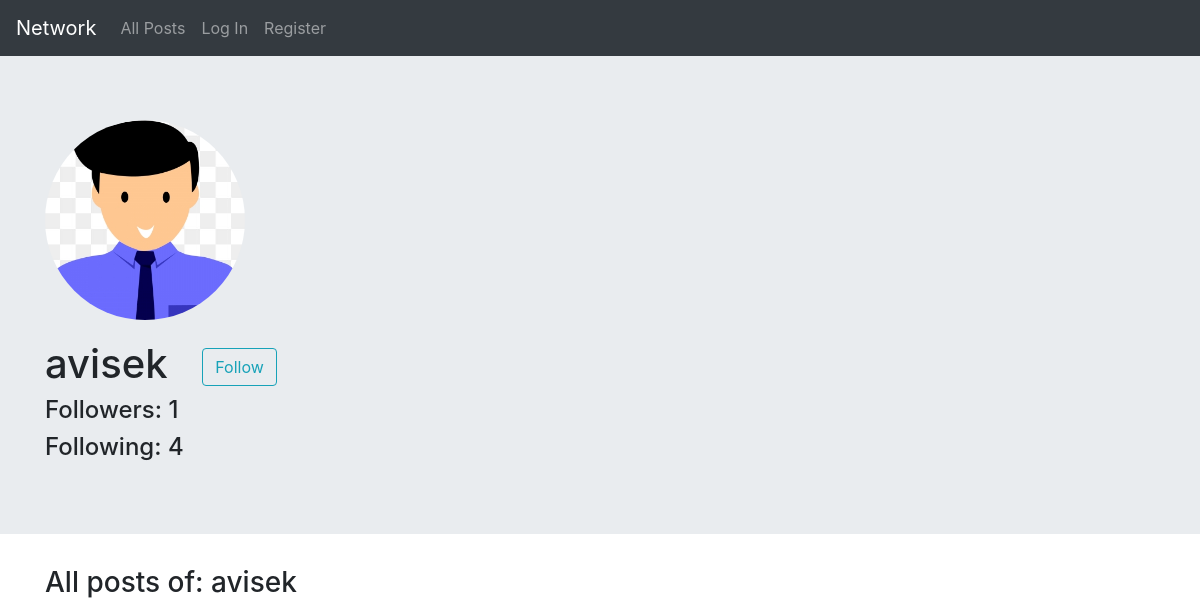
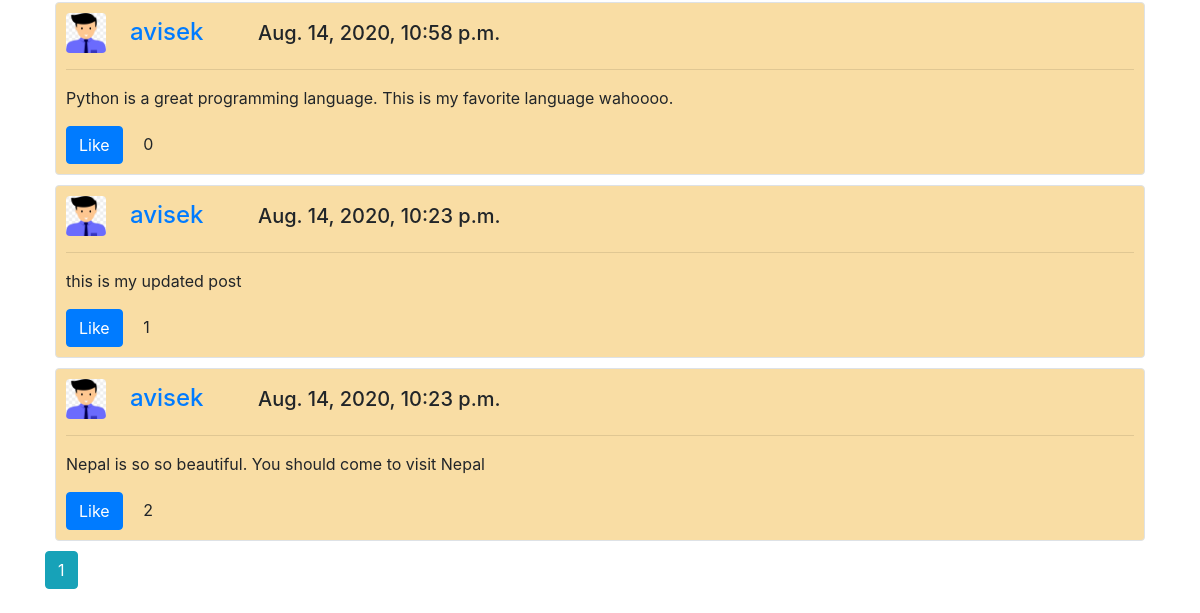
Before: /users/avisek with the older database file (2 pictures, top to bottom).
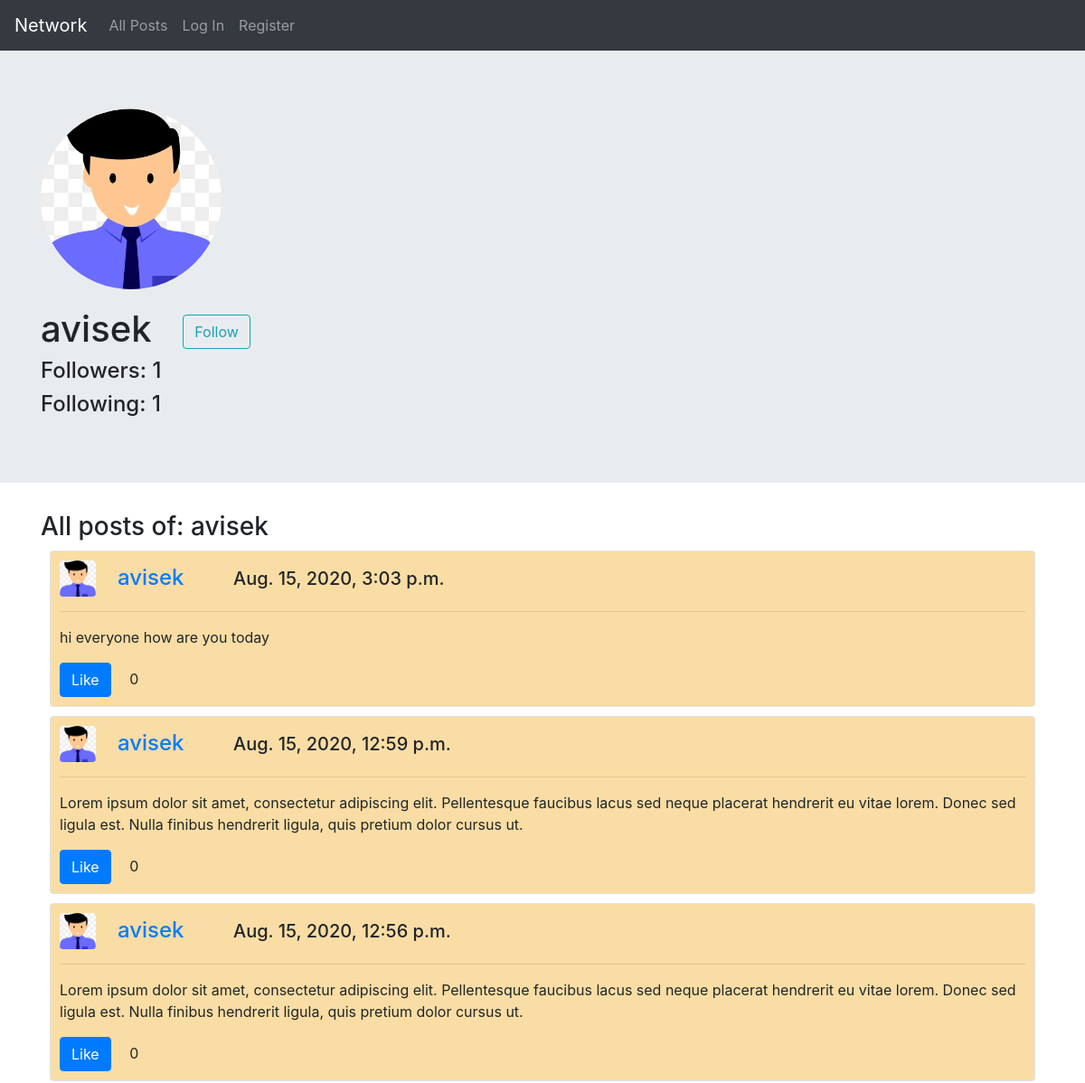
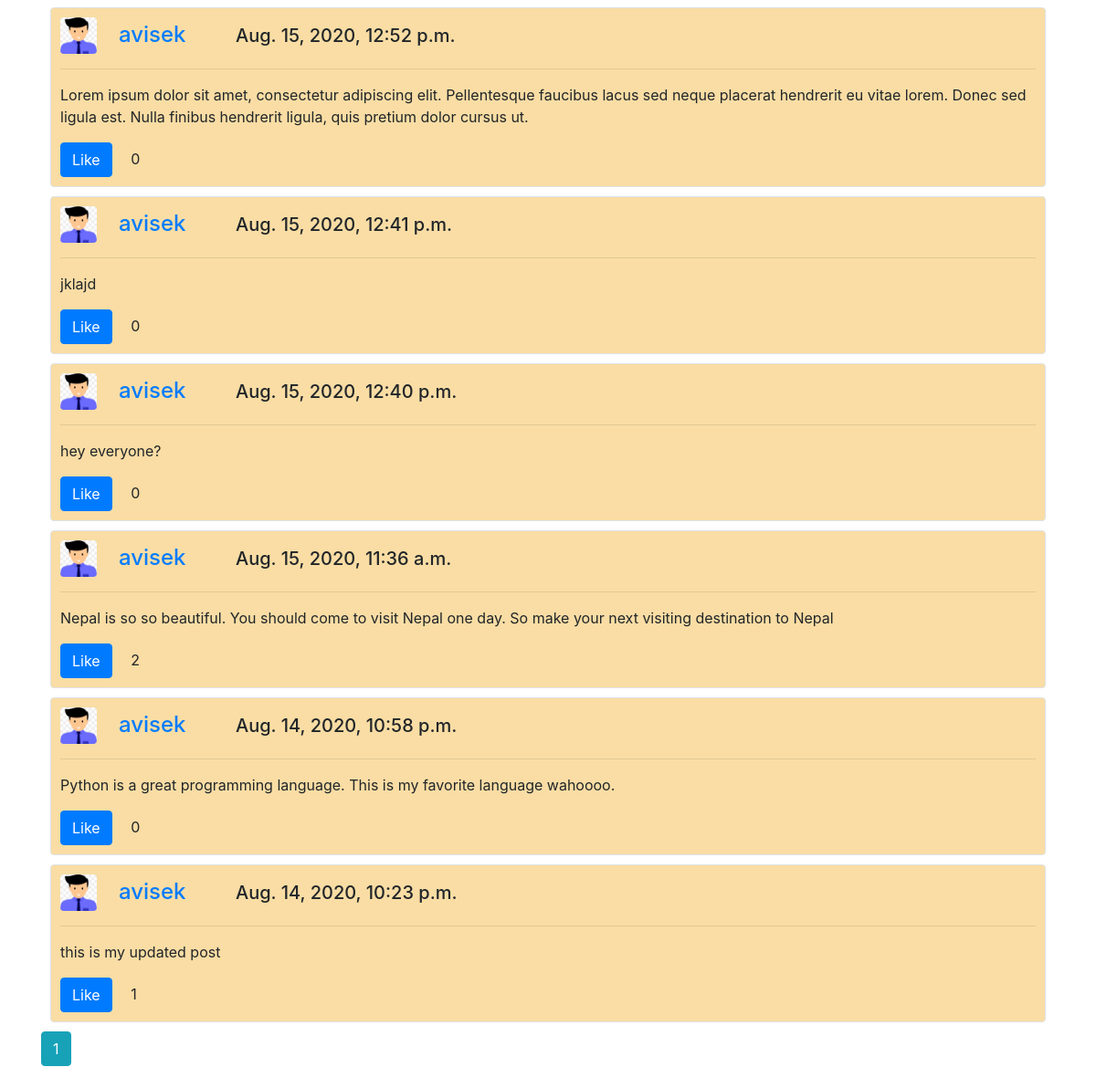
After: the same page with the newer database file (2 pictures, top to bottom).
### network/models.py (models this page shows, shortened)
class User(AbstractUser):
    followers=models.ManyToManyField('self',related_name='followed_to',blank=True, symmetrical=False)
    image = models.ImageField(upload_to='images/',default='default_user.jpg')

class NewPost(models.Model):
    author = models.ForeignKey(User,on_delete=models.CASCADE,related_name = "my_posts")
    content = models.TextField()
    likers = models.ManyToManyField(User,related_name ='liked_posts',blank= True)
    created_time = models.DateTimeField(auto_now=True)

### network/views.py (the view, shortened to what this page needs)
# urls.py: path("users/<str:username>",views.profilepage,name='profilepage'),
def profilepage(request,username):
    user_profile = User.objects.filter(username = username).first()
    if user_profile != None:
        posts = NewPost.objects.filter(author__username=username)
        posts = posts.order_by('-created_time','-id')
        x = user_profile.followers.filter(username=request.user.username).first()
        if x != None:
            is_follower = True
        else:
            is_follower = False
        if request.user.is_authenticated:
            liked_posts = request.user.liked_posts.all()
        else:
            liked_posts = []
        paginator = Paginator(posts,10)
        page_number = request.GET.get('page',1)
        page_obj = paginator.page(page_number)
        context = {
            'user_profile':user_profile,
            'is_follower':is_follower,
            'all_posts':page_obj.object_list,
            'liked_posts':liked_posts,
            'page_obj':page_obj,
            'page_number':page_number
        }
        return render(request,'network/profilepage.html',context)
    else:
        return render(request,'network/profilepage.html',{'user_profile':None})

### network/templates/network/profilepage.html (shortened to what this page needs)
{% extends "network/layout.html" %}
{% load static %}
{% block link %}
<link href="{% static 'network/profilepage.css' %}" rel="stylesheet">
{% endblock %}
{% block body %}
{% if user_profile %}
<div class="jumbotron jumbotron-fluid">
    <div class="container">
        <img src = "{{ user_profile.image.url}}" class="rounded-circle" id ="profile-img">
        <h1 id="mainh1" class="display-6" ><span id="user-profile-username">{{user_profile.username}}</span>
            <span class="ml-4">
                {% if request.user.username != user_profile.username %}
                    {% if is_follower %}
                    <button  class="btn btn-outline-info follow-unfollow" data-do="unfollow"> Following </button>
                    {% else %}
                    <button class="btn btn-outline-info follow-unfollow" data-do="follow" > Follow </button>
                    {% endif %}
                {% endif %}
            </span>
        </h1>
        <h4 id="followers-count">Followers: {{ user_profile.followers.all|length }}</h4>
        <h4 id ="following-count">Following: {{ user_profile.followed_to.all|length }}</h4>
    </div>
</div>
  <div class="container">
      <h3>All posts of: {{user_profile.username}}</h3>
      {% for post in all_posts %}
        <div class ="posts border rounded">
            <h4><img src={{post.author.image.url}} class="rounded" style="width:40px;height:auto"><span class='ml-4'><a href="{% url 'profilepage' post.author.username %}">{{ post.author.username }}</a></span>
                <span class="ml-5" style="font-size:20px;">{{post.created_time}}</span></h4>
            <hr>
            <div>
                <p>
                    {{ post.content}}
                </p>
            </div>
            {% if post.author != request.user %}
                {% if post in liked_posts %}
                <button type="button" class="btn btn-primary like-unlike" data-do="Unlike" data-id="{{post.id}}">Unlike</button>
                {% else %}
                <button type="button" class="btn btn-primary like-unlike" data-do="Like" data-id="{{post.id}}">Like</button>
                {% endif %}
            {% else %}
                <a class="edit-link" href="#" data-id="{{post.id}}">Edit Post</a>
            {% endif %}
            <span class="ml-3">{{post.likers.all|length}}</span>
        </div>
    {% empty %}
    <h3 class="mb-2">No Posts Yet...</h3>
    {% endfor %}
  </div>
{% if page_obj %}
  <div class="container">
      <a class="btn btn-info mb-4" href="?page={{ page_number }}">{{ page_number }}</a>
  </div>
{% endif %}
{% else %}
<h2> No such user exists....</h2>
<a href="{% url 'index' %}">Back to All Posts</a>
{% endif %}
{% endblock %}

### network/templates/network/layout.html (shortened to what this page needs)
{% load static %}
<html lang="en">
    <head>
        <link rel="stylesheet" href="https://stackpath.bootstrapcdn.com/bootstrap/4.4.1/css/bootstrap.min.css">
        {% block link %}
        {% endblock %}
    </head>
    <body>
        <nav class="navbar navbar-expand-sm navbar-dark bg-dark">
            <a class="navbar-brand" href="{% url 'index' %}">Network</a>
            <div>
              <ul class="navbar-nav mr-auto">
                <li class="nav-item">
                  <a class="nav-link" href="{% url 'index' %}">All Posts</a>
                </li>
                {% if user.is_authenticated %}
                    <li class="nav-item">
                        <a class="nav-link" href="{% url 'following_posts' %}">Following</a>
                    </li>
                    <li class="nav-item">
                        <a class="nav-link" href="{% url 'logout' %}">Log Out</a>
                    </li>
                {% else %}
                    <li class="nav-item">
                        <a class="nav-link" href="{% url 'login' %}">Log In</a>
                    </li>
                    <li class="nav-item">
                        <a class="nav-link" href="{% url 'register' %}">Register</a>
                    </li>
                {% endif %}
              </ul>
            </div>
        </nav>
        <div class="body">
            {% block body %}
            {% endblock %}
        </div>
    </body>
</html>

### network/static/network/profilepage.css (style rules this page uses)
* { box-sizing: border-box; }
img#profile-img { width:200px; height:auto; float:left; }
#mainh1 { clear:left; padding-top:20px; }
div.posts { padding:10px; margin:10px; background-color:#F9DDA4; }

Changed rows visible on the page:
changed User "avisek": followed_to.all|length "4" → "1"
added NewPost: author.image (placeholder picture), author.username "avisek", created_time "Aug. 15, 2020, 3:03 p.m.", content "hi everyone how are you today", likers.all|length "0"
added NewPost: author.image (placeholder picture), author.username "avisek", created_time "Aug. 15, 2020, 12:59 p.m.", content "Lorem ipsum dolor sit amet, consectetur adipiscing elit. Pellentesque faucibus lacus sed neque placerat hendrerit eu vitae lorem. Donec sed ligula est. Nulla finibus hendrerit ligula, quis pretium dolor cursus ut.", likers.all|length "0"
added NewPost: author.image (placeholder picture), author.username "avisek", created_time "Aug. 15, 2020, 12:56 p.m.", content "Lorem ipsum dolor sit amet, consectetur adipiscing elit. Pellentesque faucibus lacus sed neque placerat hendrerit eu vitae lorem. Donec sed ligula est. Nulla finibus hendrerit ligula, quis pretium dolor cursus ut.", likers.all|length "0"
added NewPost: author.image (placeholder picture), author.username "avisek", created_time "Aug. 15, 2020, 12:52 p.m.", content "Lorem ipsum dolor sit amet, consectetur adipiscing elit. Pellentesque faucibus lacus sed neque placerat hendrerit eu vitae lorem. Donec sed ligula est. Nulla finibus hendrerit ligula, quis pretium dolor cursus ut.", likers.all|length "0"
added NewPost: author.image (placeholder picture), author.username "avisek", created_time "Aug. 15, 2020, 12:41 p.m.", content "jklajd", likers.all|length "0"
added NewPost: author.image (placeholder picture), author.username "avisek", created_time "Aug. 15, 2020, 12:40 p.m.", content "hey everyone?", likers.all|length "0"
changed NewPost id 2: created_time "Aug. 14, 2020, 10:23 p.m." → "Aug. 15, 2020, 11:36 a.m."; content "Nepal is so so beautiful. You should come to visit Nepal" → "Nepal is so so beautiful. You should come to visit Nepal one day. So make your next visiting destination to Nepal"; moves up the list
